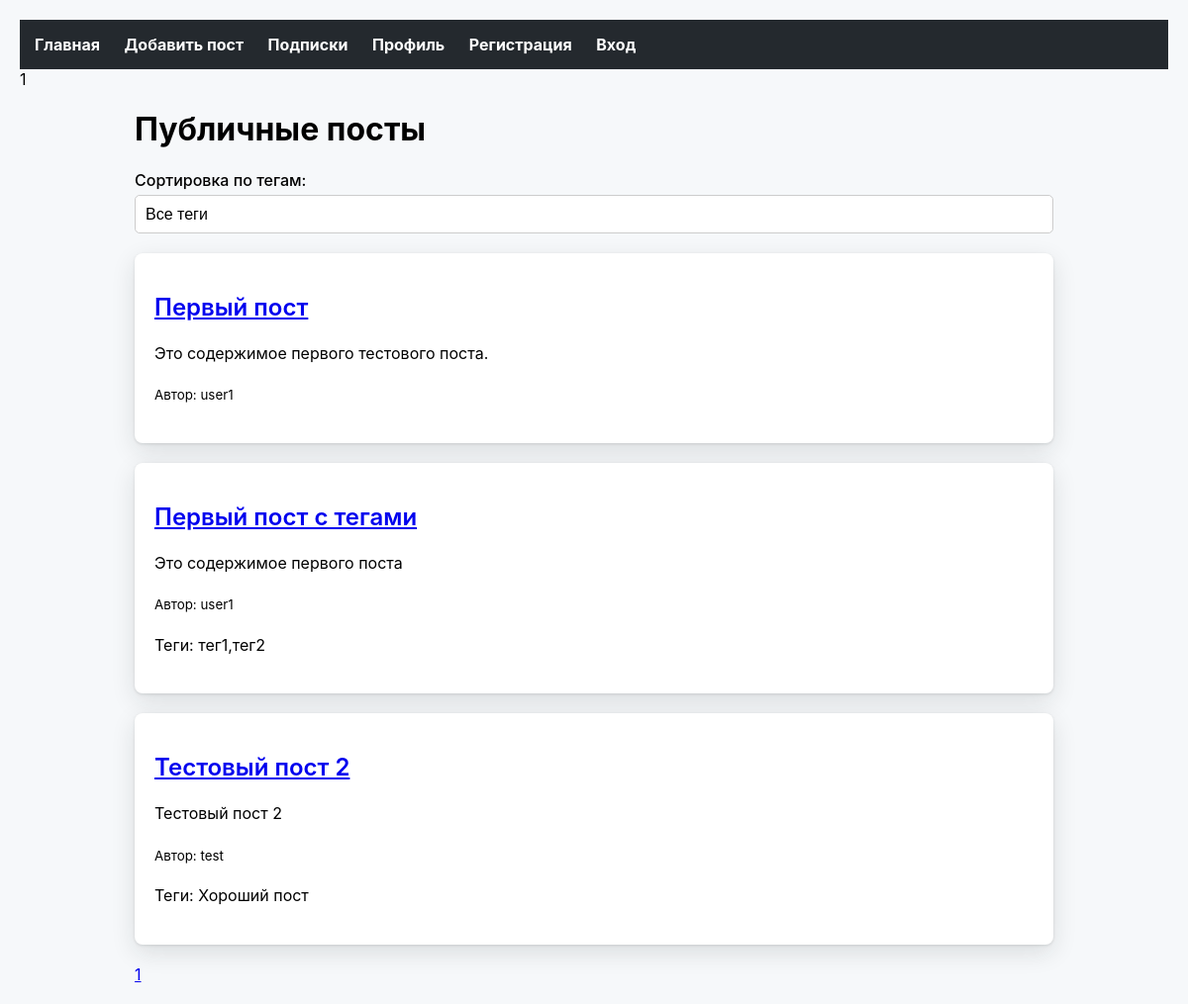
The page / on the database its author committed.
### tables this page shows
CREATE TABLE `posts` (
  `id` int NOT NULL AUTO_INCREMENT,
  `user_id` int NOT NULL,
  `title` varchar(255) NOT NULL,
  `content` text NOT NULL,
  `is_private` tinyint(1) NOT NULL DEFAULT '0',
  `created_at` timestamp NULL DEFAULT CURRENT_TIMESTAMP,
  `tags` varchar(255) DEFAULT NULL,
  PRIMARY KEY (`id`),
  KEY `user_id` (`user_id`),
  CONSTRAINT `posts_ibfk_1` FOREIGN KEY (`user_id`) REFERENCES `users` (`id`) ON DELETE CASCADE
);

CREATE TABLE `users` (
  `id` int NOT NULL AUTO_INCREMENT,
  `username` varchar(255) NOT NULL,
  `password` varchar(255) NOT NULL,
  `email` varchar(255) NOT NULL,
  PRIMARY KEY (`id`),
  UNIQUE KEY `username` (`username`),
  UNIQUE KEY `email` (`email`)
);

### index.php (the view, shortened to what this page needs)
<?php
require 'config.php';
$limit = 5;
$page = isset($_GET['page']) ? (int)$_GET['page'] : 1;
$offset = ($page - 1) * $limit;
$stmt = $pdo->prepare('SELECT posts.*, users.username FROM posts JOIN users ON posts.user_id = users.id WHERE posts.is_private = 0 LIMIT ? OFFSET ?');
$stmt->execute([$limit, $offset]);
$posts = $stmt->fetchAll();
$count_stmt = $pdo->query('SELECT COUNT(*) FROM posts WHERE posts.is_private = 0');
$total_posts = $count_stmt->fetchColumn();
$total_pages = ceil($total_posts / $limit);
?>
<!DOCTYPE html>
<html lang="ru">
<head>
    <link rel="stylesheet" href="css/style.css">
</head>
<body>
    <?= include('navbar.php'); ?>
    <div class="container">
        <h1>Публичные посты</h1>
        <form action="index.php" method="get">
            <label for="tag">Сортировка по тегам:</label>
            <select name="tag" onchange="this.form.submit()">
                <option value="">Все теги</option>
            </select>
        </form>
        <?php if (count($posts) > 0): ?>
            <?php foreach ($posts as $post): ?>
                <div class="post">
                    <h2><a href="post.php?id=<?= $post['id'] ?>"><?= htmlspecialchars($post['title']) ?></a></h2>
                    <p><?= htmlspecialchars($post['content']) ?></p>
                    <p><small>Автор: <?= htmlspecialchars($post['username']) ?></small></p>
                    <?php if (!empty($post['tags'])): ?>
                        <p>Теги: <?= htmlspecialchars($post['tags']) ?></p>
                    <?php endif; ?>
                </div>
            <?php endforeach; ?>
        <?php else: ?>
            <p>Постов нет.</p>
        <?php endif; ?>
        <div class="pagination">
            <?php for ($i = 1; $i <= $total_pages; $i++): ?>
                <a href="index.php?page=<?= $i ?>&tag=<?= urlencode($selected_tag) ?>" class="<?= $i == $page ? 'active' : '' ?>"><?= $i ?></a>
            <?php endfor; ?>
        </div>
    </div>
</body>
</html>

### navbar.php
<div class="navbar">
    <a href="index.php">Главная</a>
    <a href="add_post.php">Добавить пост</a>
    <a href="subscriptions.php">Подписки</a>
    <a href="profile.php">Профиль</a>
    <?php if (isset($_SESSION['user_id'])): ?>
        <span style="color: #ffffff; margin-left: 15px;">Привет, <?= htmlspecialchars($_SESSION['username']) ?></span>
        <a href="logout.php">Выйти</a>
    <?php else: ?>
        <a href="register.php">Регистрация</a>
        <a href="login.php">Вход</a>
    <?php endif; ?>
</div>

### css/style.css (style rules this page uses)
body { font-family: -apple-system, BlinkMacSystemFont, "Segoe UI", Helvetica, Arial, sans-serif; background-color: #f6f8fa; margin: 0; padding: 20px; }
.container { width: 80%; margin: 0 auto; }
.navbar { background-color: #24292e; padding: 15px; }
.navbar a { color: #ffffff; text-decoration: none; font-weight: bold; margin-right: 20px; }
select { padding: 10px; font-size: 16px; border: 1px solid #ccc; border-radius: 5px; margin-bottom: 20px; appearance: none; background-color: #ffffff; cursor: pointer; width: 100%; }
.post { background-color: #ffffff; padding: 20px; border-radius: 8px; margin-bottom: 20px; box-shadow: 0 1px 3px rgba(27,31,35,0.12), 0 8px 24px rgba(27,31,35,0.12); }
h2 { font-size: 24px; font-weight: 600; }
p { font-size: 16px; line-height: 1.6; }
form { display: flex; flex-direction: column; }
form label { font-size: 16px; font-weight: 500; margin-bottom: 5px; }

### rows shown on the page
posts: title "Первый пост", content "Это содержимое первого тестового поста.", user.username "user1"
posts: title "Первый пост с тегами", content "Это содержимое первого поста", user.username "user1", tags "тег1,тег2"
posts: title "Тестовый пост 2", content "Тестовый пост 2", user.username "test", tags "Хороший пост"

### other values the page prints
include('navbar.php') "1"
